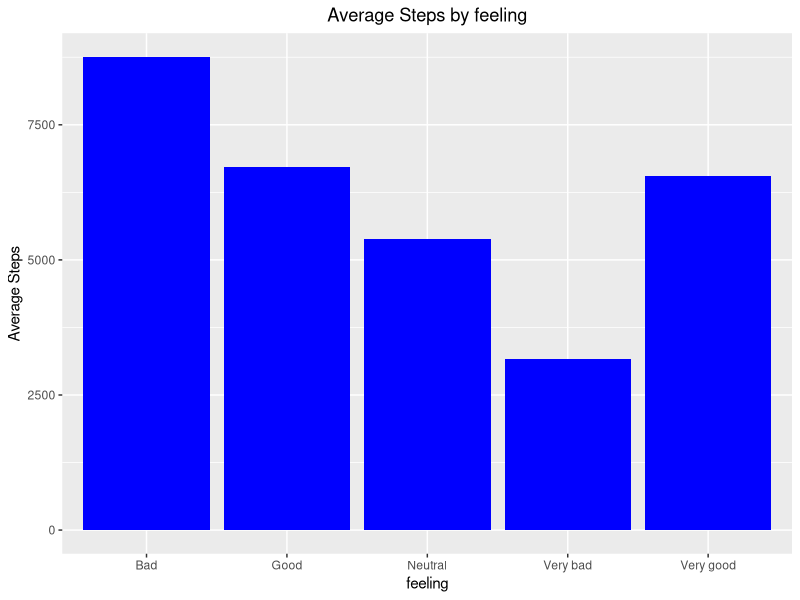
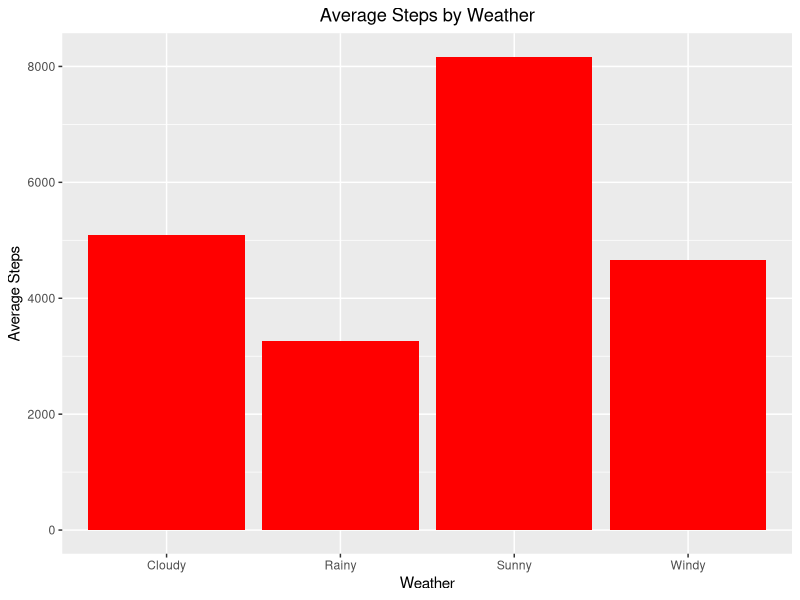

Recreate these plots in R, in order.
## ---- chunk 1
knitr::opts_chunk$set(echo=FALSE, message=FALSE, warning=FALSE, error=FALSE)
library(tidyverse)

logged_data <- read_csv("walk_data.csv")

#renamed the data
latest_data <- logged_data %>%
  rename(
    date = Timestamp,
    steps = `How many steps did you take during your walk today?`,
    purpose = `What was the purpose of your walk?`,
    weather = `How is the weather like today?`,
    feeling = `How do you feel today?`
)%>%
  mutate(steps = as.numeric(steps))

## ---- chunk 2
bar_chart1 <- latest_data %>%
  group_by(feeling) %>%
  summarise(avg_steps = mean(steps, na.rm = TRUE)) %>%
  ggplot(aes(x = feeling, y = avg_steps)) +
  geom_col(fill = "blue") +
  labs(
    title = "Average Steps by feeling",
    x = "feeling",
    y = "Average Steps"
  ) +
  theme(plot.title = element_text(hjust = 0.5))

bar_chart1
## ---- chunk 3
#bar chart for the relationship between average steps and the weather.
bar_chart2 <- latest_data %>%
  group_by(weather) %>%
  summarise(avg_steps = mean(steps, na.rm = TRUE)) %>%
  ggplot(aes(x = weather, y = avg_steps)) +
  geom_col(fill = "red") +
  labs(
    title = "Average Steps by Weather",
    x = "Weather",
    y = "Average Steps"
  ) +
  theme(plot.title = element_text(hjust = 0.5))

bar_chart2
## ---- chunk 4
mean_step <- mean(latest_data$steps, na.rm = TRUE)
maximum_step <- max(latest_data$steps, na.rm = TRUE)
minimum_step <- min(latest_data$steps, na.rm = TRUE)
